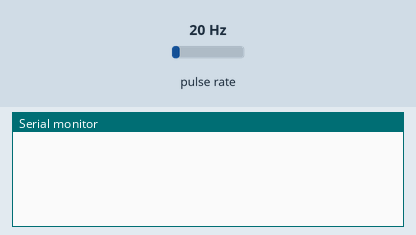
Simulated run of this sketch. Board: Arduino Uno, built with avr-gcc and run on an emulated ATmega328P. Parts: the last lines printed to the serial monitor. Wiring (inferred from the names in the program): pulse sensor: data pin 2. The test bench sets the inputs (shaded band); at power-on: pulse rate 20 Hz.

Above: at 1.2 s.
1.3 s: pulse rate (sensor on pin 2) set to 4 Hz
At 2.8 s:
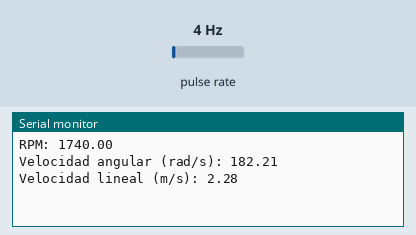
3.5 s: pulse rate (sensor on pin 2) set to 50 Hz
At 7.0 s:
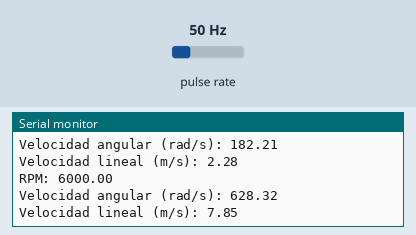
Timing chart, 0 to 8.5 s (numbered marks = the images above; inputs shaded):
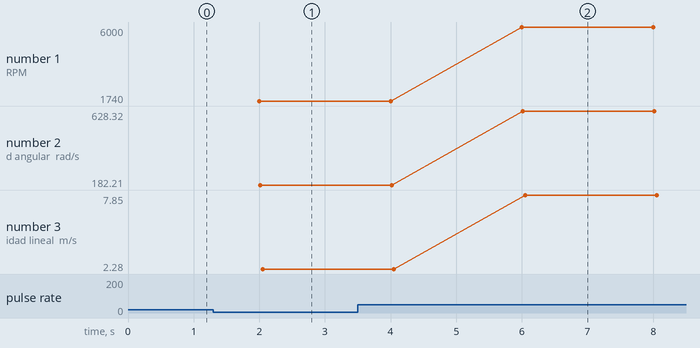

Measured:
- after the input at 1.3 s, the serial monitor: prints a new line after 0.70 s (image 1)
- after the input at 3.5 s, the serial monitor: prints a new line after 2.5 s (image 2)
- plotted number 1: 1740 → 5940 after the input at 3.5 s
- plotted number 2: 182.21 → 622.04 after the input at 3.5 s
- plotted number 3: 2.28 → 7.78 after the input at 3.5 s

The sketch:

MD-3144E_modulo_sensor_de_efecto_hal.ino
```cpp
const int hallSensorPin = 2; // Pin digital conectado al OUT del sensor
volatile int pulseCount = 0; // Contador de pulsos (debe ser volatile para interrupciones)
unsigned long previousMillis = 0;
const long interval = 2000; // Intervalo de 1 segundo

// Radio del molino (en metros)
const float radius = 0.0125; // 1.25 cm convertido a metros

void setup() {
  pinMode(hallSensorPin, INPUT); // Configurar el pin como entrada
  attachInterrupt(digitalPinToInterrupt(hallSensorPin), countPulse, FALLING); // Interrupción al detectar un pulso
  Serial.begin(9600); // Iniciar la comunicación serial
}

void loop() {
  unsigned long currentMillis = millis();

  // Calcular y mostrar RPM y velocidad cada segundo
  if (currentMillis - previousMillis >= interval) {
    previousMillis = currentMillis;

    // Calcular RPM
    float rpm = pulseCount * 60.0;

    // Calcular velocidad angular en rad/s
    float omega = rpm * (2 * PI / 60);

    // Calcular velocidad lineal en m/s
    float velocity = omega * radius;

    // Mostrar resultados en el monitor serial
    Serial.print("RPM: ");
    Serial.println(rpm);

    Serial.print("Velocidad angular (rad/s): ");
    Serial.println(omega);

    Serial.print("Velocidad lineal (m/s): ");
    Serial.println(velocity);

    pulseCount = 0; // Reiniciar el contador de pulsos
  }
}

// Función de interrupción para contar pulsos
void countPulse() {
  pulseCount++;
}
```
